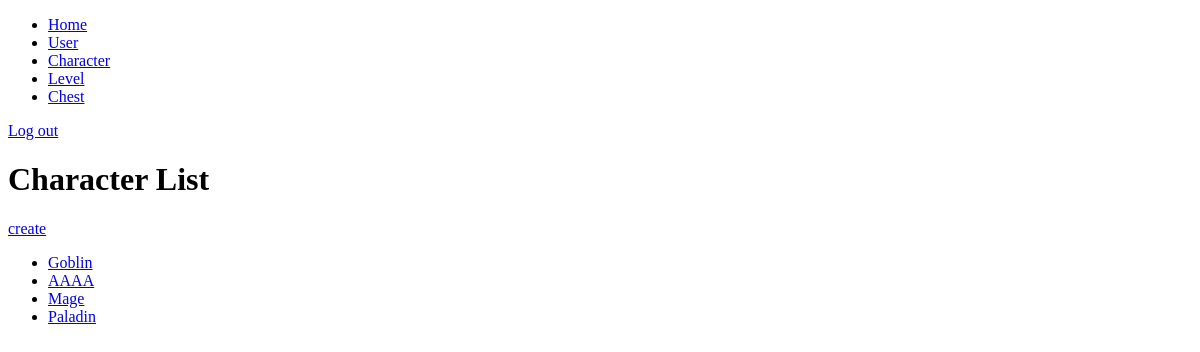
The app's page /views/admin/index.php?controller=AdminCharacterController, older data.
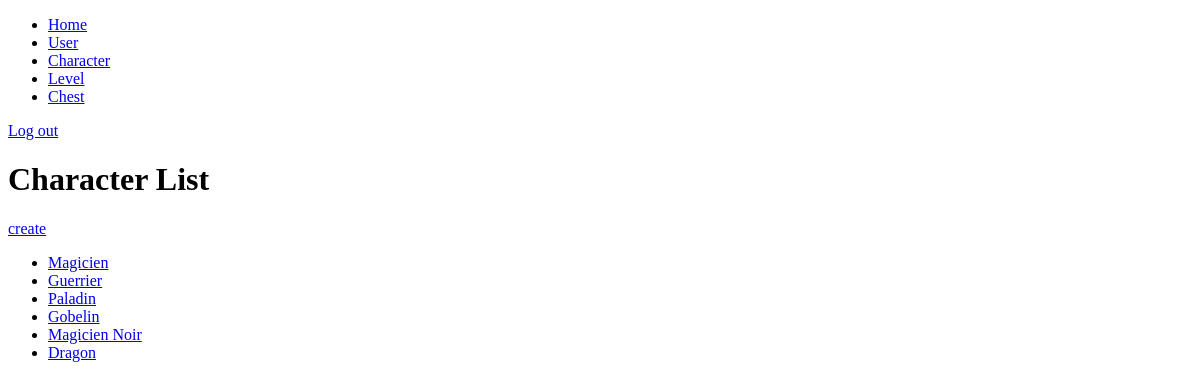
The same page, newer data.
### tables this page shows
CREATE TABLE `character_` (
  `id_character` int(11) NOT NULL,
  `name` varchar(45) NOT NULL,
  `life` int(11) NOT NULL,
  `def` int(11) NOT NULL,
  `atk` int(11) NOT NULL,
  `magic` int(11) NOT NULL,
  `speed` int(11) NOT NULL,
  `monster` tinyint(1) DEFAULT NULL,
  `hero` tinyint(1) DEFAULT NULL,
  `variation_atk` int(11) DEFAULT NULL,
  `variation_def` int(11) DEFAULT NULL,
  `variation_magic` int(11) DEFAULT NULL,
  `variation_speed` int(11) DEFAULT NULL
);

### controllers/admin/AdminCharacterController.php (called while the page is built, shortened)
<?php
  class AdminCharacterController extends AdminController
  {
    public function index()
    {
      $character = new Character();
      $this->assign('characters', $character->getAll());
      $this->render('admin/characterList');
    }
  }

### index.php (called while the page is built, shortened)
<?php
  Dispatcher::route();
?>

### core/Db.php (called while the page is built, shortened)
<?php
  class Db
  {
    public static $pdo;
    public function __construct() {
      try {
          self::$pdo = new PDO('mysql:host='._DB_HOST_.';dbname='._DB_NAME_, _DB_USER_, _DB_PASSWORD_, array(PDO::MYSQL_ATTR_INIT_COMMAND => 'SET NAMES utf8'));
      }
      catch (EXCEPTION $e){
          echo 'ERREUR:' .$e->getMessage().'<br>';
          echo 'N°:'.$e->getCode();
      }
    }
    public function select($table, $fields, $where = '', $orderBy = '') {
      $sql = 'SELECT ';
      if (is_array($fields)) {
        foreach ($fields as $field) {
          $sql .= $field.',';
        }
        $sql = rtrim($sql, ',');
      } else {
        $sql .= $fields;
      }
      $sql .= ' FROM '.$table.' WHERE 1 = 1 '.($where ? 'AND '.$where : '').($orderBy ? $orderBy : '');
      $result = self::$pdo->query($sql);
      if (!empty($result)) {
        $result = $result->fetchAll(PDO::FETCH_ASSOC);
      }
      return $result;
    }
  }
?>

### core/ObjectCore.php (called while the page is built, shortened)
<?php
  abstract class ObjectCore
  {
    public $table;
    public function getAll()
    {
      return Db::getInstance()->select($this->table, '*');
    }
  }

### views/admin/characterList.php (the view, shortened to what this page needs)
<!DOCTYPE html>
<html>
  <head>
  </head>
  <body>
    <?php include 'nav.php' ?>
    <h1>Character List</h1>
    <a href="index.php?controller=AdminCharacterController&create=1">create</a>
    <ul>
      <?php
      if (!empty($characters)) {
        foreach ($characters as $character) {
          echo '<li><a href="index.php?controller=AdminCharacterController&view=1&id_character='.$character['id_character'].'">'.$character['name'].'</a></li>';
        }
      }
      ?>
    </ul>
  </body>
</html>

### core/Dispatcher.php (shortened to what this page needs)
<?php
  class Dispatcher
  {
      public static function route()
      {
        if (isset($_GET['controller']) && !empty($_GET['controller'])) {
          if ( is_file('controllers/'.$_GET['controller'].'.php')
            || is_file('controllers/admin/'.$_GET['controller'].'.php')
            || is_file('controllers/front/'.$_GET['controller'].'.php')
          ) {
            $controller = new $_GET['controller']();
          } else {
            die('controller '.$_GET['controller'].' introuvable');
          }
        } else {
          $controller = new ConnectionController();
        }
        if (isset($_GET['method']) && !empty($_GET['method'])) {
          if (method_exists($controller, $_GET['method'])) {
            call_user_func($controller, $_GET['method']);
          } else {
            die('method '.$_GET['method'].' introuvable');
          }
        } else {
          $controller->index();
        }
      }
  }

### core/ControllerCore.php (shortened to what this page needs)
<?php
  abstract class ControllerCore
  {
    public function render($page_name)
    {
      if (is_file('views/'.$page_name.'.php')) {
        include 'views/'.$page_name.'.php';
        die();
      } else {
        echo 'Error: '.$page_name.'.php introuvable dans views/'.$page_name.'.php';
      }
    }
  }

### views/admin/nav.php
<ul>
  <li><a href="index.php?controller=AdminHomeController">Home</a></li>
  <li><a href="index.php?controller=AdminUserController">User</a></li>
  <li><a href="index.php?controller=AdminCharacterController">Character</a></li>
  <li><a href="index.php?controller=AdminLevelController">Level</a></li>
  <li><a href="index.php?controller=AdminChestController">Chest</a></li>
</ul>
<a href="index.php?controller=AdminConnectionController&logout=1">Log out</a>

Row changes from the older to the newer data that the page shows:
removed character_: name "Goblin"
removed character_: name "AAAA"
removed character_: name "Mage"
added character_: name "Magicien"
added character_: name "Guerrier"
added character_: name "Gobelin"
added character_: name "Magicien Noir"
added character_: name "Dragon"
